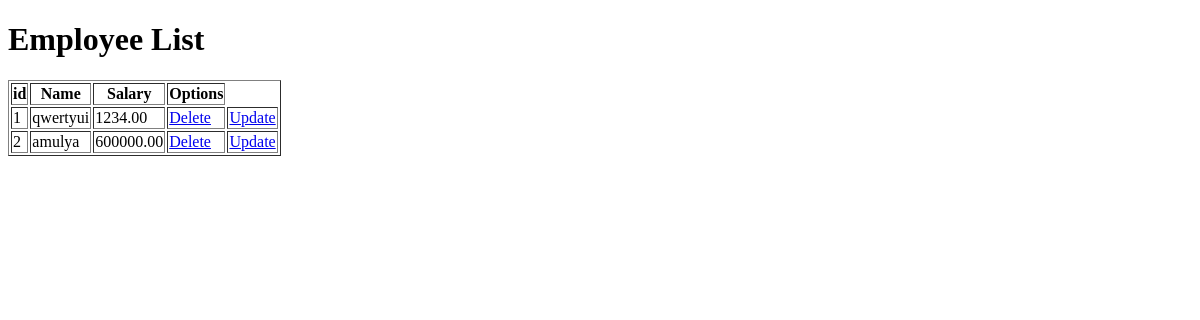
Before: / with the older database file.
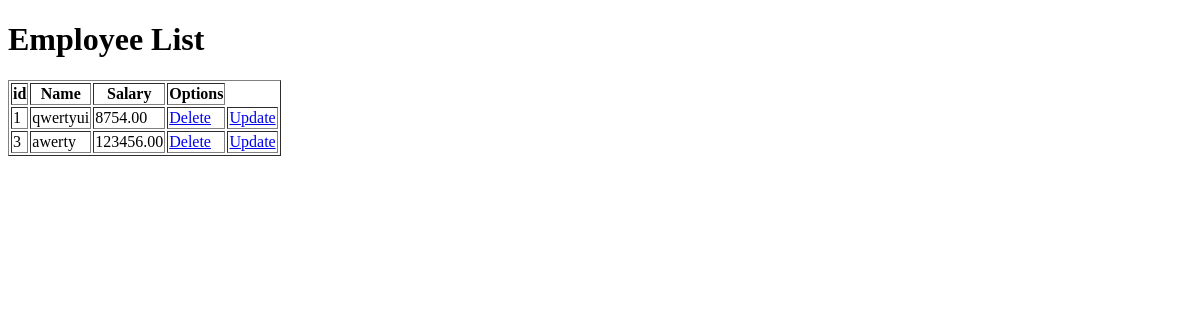
After: the same page with the newer database file.
### main/models.py (models this page shows)
class Employee(models.Model):
    name = models.CharField(max_length=100)
    salary = models.DecimalField(max_digits=8, decimal_places=2)

### main/views.py (the view)
# urls.py: urlpatterns = [ path("", views.employee_list, name='emp_list'), path('add/',views.add_employee, name='add_emp'),
def employee_list(request):
    employee = Employee.objects.all()
    return render(request, 'emp_list.html', {'employees': employee})

### main/templates/emp_list.html (shortened to what this page needs)
<!DOCTYPE html>
<html lang="en">
<head>
</head>
<body>
    <h1>Employee List</h1>
    <table border="1">
        <thread>
            <tr>
                <th>id</th>
                <th>Name</th>
                <th>Salary</th>
                <th>Options</th>
            </tr>
        </thread>
        <tbody>
            {% for employee in employees %}
            <tr>
                <td>{{ employee.pk }}</td>
                <td>{{ employee.name }}</td>
                <td>{{ employee.salary}} </td>
                <td><a href="{% url 'delete_emp' employee.pk %}">Delete</a></td>
                <td><a href="{% url 'update_emp' employee.pk %}">Update</a></td>
            </tr>
            {% endfor %}
        </tbody>
    </table>
</body>
</html>

Changed rows visible on the page:
removed Employee: pk "2", name "amulya", salary "600000.00"
changed Employee "qwertyui": salary "1234.00" → "8754.00"
added Employee: pk "3", name "awerty", salary "123456.00"
